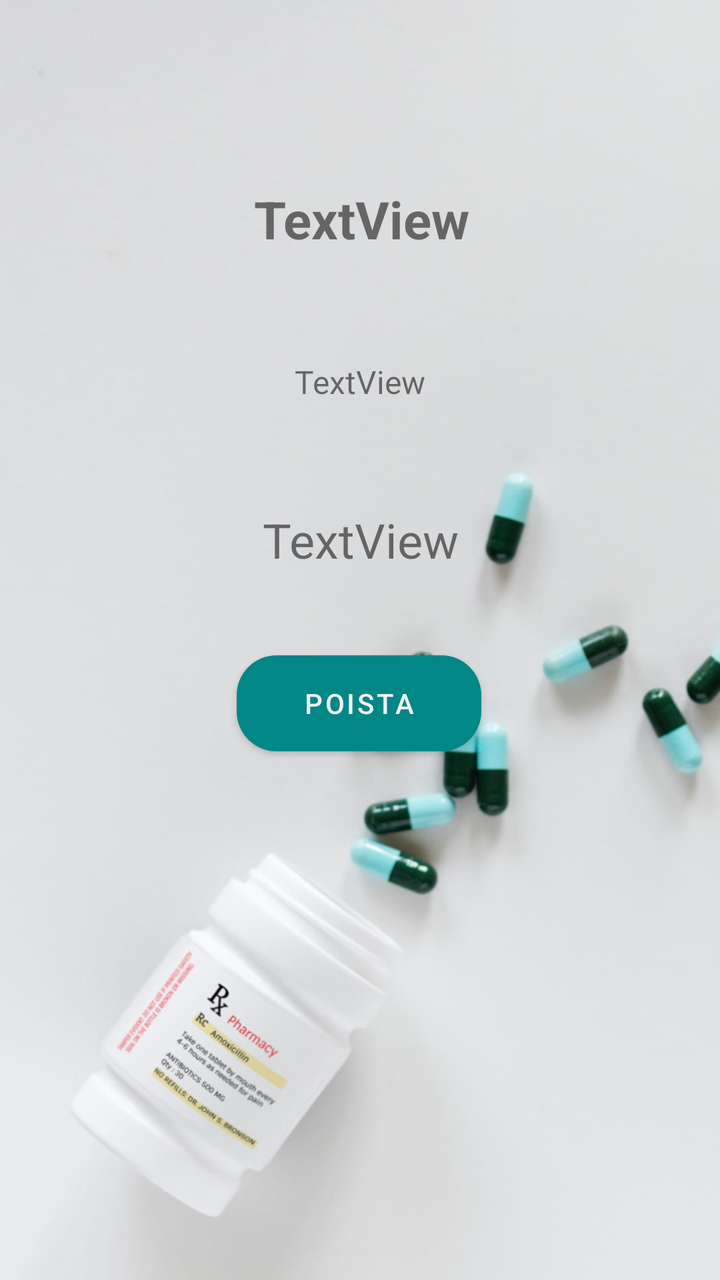
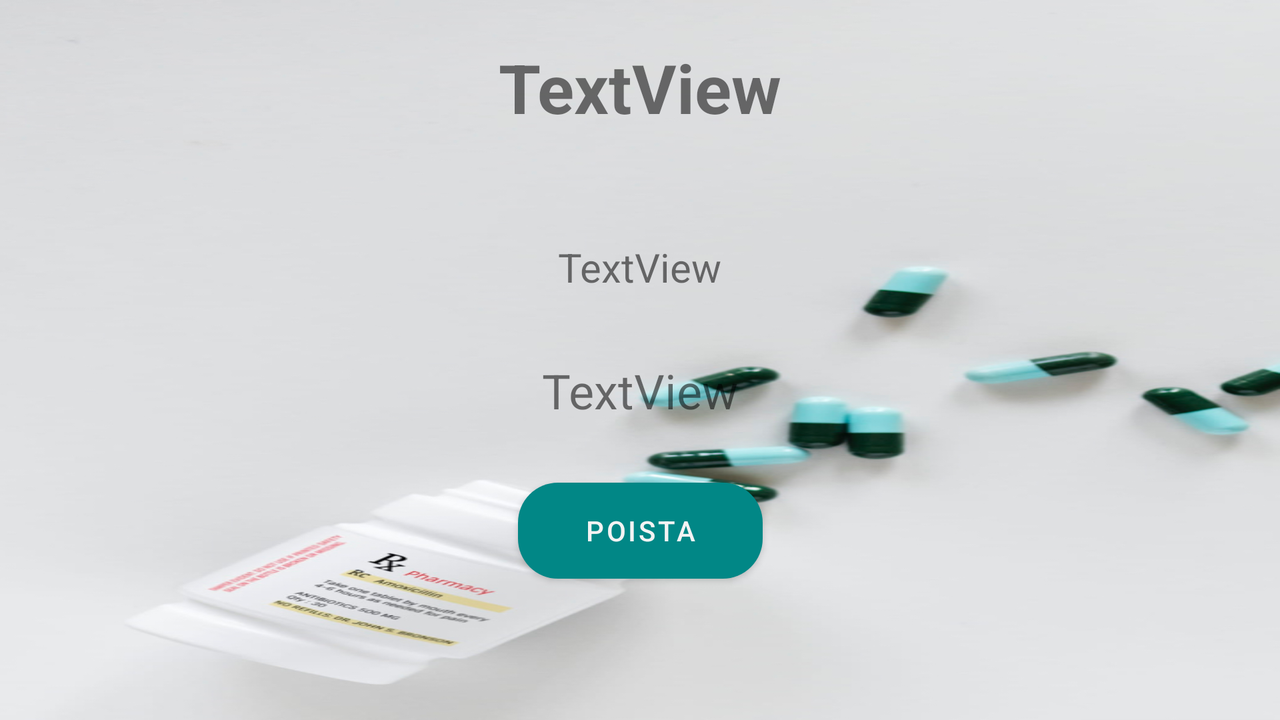

One screen, two layout resources from the same app: the default and the repository's alternative for another configuration. Each is rendered where Android would select it; the XML of both is given below.
<!-- AndroidManifest.xml: application theme Theme.MeKa -->
<!-- res/layout/activity_calendar.xml -->
<?xml version="1.0" encoding="utf-8"?>
<androidx.constraintlayout.widget.ConstraintLayout xmlns:android="http://schemas.android.com/apk/res/android"
    xmlns:app="http://schemas.android.com/apk/res-auto"
    xmlns:tools="http://schemas.android.com/tools"
    android:layout_width="match_parent"
    android:layout_height="match_parent"
    android:background="@drawable/pill"
    tools:context=".Muistutus.CalendarActivity_View"
    tools:layout_editor_absoluteX="0dp"
    tools:layout_editor_absoluteY="12dp">


    <Button
        android:id="@+id/btn_delete_calendar"
        android:layout_width="wrap_content"
        android:layout_height="wrap_content"
        android:layout_marginBottom="128dp"
        android:background="@drawable/custom_buttons"
        android:backgroundTint="@color/teal_700"
        android:hint="@string/time"
        android:onClick="btn_calendar_Delete"
        android:text="@string/Poista1"


        android:textColor="#F1F0F0"
        app:layout_constraintBottom_toBottomOf="parent"
        app:layout_constraintEnd_toEndOf="parent"
        app:layout_constraintHorizontal_bias="0.498"
        app:layout_constraintStart_toStartOf="parent"
        app:layout_constraintTop_toBottomOf="@+id/timeTxt"
        app:layout_constraintVertical_bias="0.235" />

    <TextView
        android:id="@+id/timeTxt"
        android:layout_width="wrap_content"
        android:layout_height="wrap_content"
        android:layout_marginTop="52dp"
        android:text="TextView"
        android:textSize="24sp"
        app:layout_constraintEnd_toEndOf="parent"
        app:layout_constraintHorizontal_bias="0.501"
        app:layout_constraintStart_toStartOf="parent"
        app:layout_constraintTop_toBottomOf="@+id/startDateTXT" />

    <TextView
        android:id="@+id/startDateTXT"
        android:layout_width="wrap_content"
        android:layout_height="wrap_content"
        android:layout_marginTop="180dp"
        android:text="TextView"
        android:textSize="16sp"
        app:layout_constraintEnd_toEndOf="parent"
        app:layout_constraintStart_toStartOf="parent"
        app:layout_constraintTop_toTopOf="parent" />

    <TextView
        android:id="@+id/editTextNAMEMED"
        android:layout_width="175dp"
        android:layout_height="49dp"
        android:text="TextView"
        android:textAlignment="center"
        android:textSize="26sp"
        android:textStyle="bold"
        app:layout_constraintBottom_toTopOf="@+id/timeTxt"
        app:layout_constraintEnd_toEndOf="@+id/timeTxt"
        app:layout_constraintHorizontal_bias="0.495"
        app:layout_constraintStart_toStartOf="@+id/timeTxt"
        app:layout_constraintTop_toTopOf="parent"
        app:layout_constraintVertical_bias="0.449" />
</androidx.constraintlayout.widget.ConstraintLayout>
<!-- resources referenced by this layout -->
<resources>
  <!-- drawable custom_buttons (drawable) -->
  <?xml version="1.0" encoding="utf-8"?>
  <selector xmlns:android="http://schemas.android.com/apk/res/android">
  
      <item>
  <shape>
      <solid android:color="@color/teal_700"/>
      <corners android:radius="20dp"/>
  </shape>
      </item>
  
  
  
  
  </selector>
  <!-- drawable pill: jpg bitmap (drawable, 238143 bytes) -->
  <string name="Poista1">POISTA</string>
  <string name="time">enter a time</string>
  <style name="Theme.MeKa" parent="Theme.MaterialComponents.DayNight.DarkActionBar">
          
          <item name="colorPrimary">@color/teal_700</item>
          <item name="colorPrimaryVariant">@color/purple_700</item>
          <item name="colorOnPrimary">@color/white</item>
          
          <item name="colorSecondary">@color/teal_200</item>
          <item name="colorSecondaryVariant">@color/teal_700</item>
          <item name="colorOnSecondary">@color/black</item>
          
          <item name="android:statusBarColor">?attr/colorPrimaryVariant</item>
          
      </style>
</resources>
<!-- res/layout-sw320dp-land/activity_calendar.xml (the repository's variant of the layout above) -->
<!-- drawn on the phone turned sideways -->
<?xml version="1.0" encoding="utf-8"?>
<androidx.constraintlayout.widget.ConstraintLayout xmlns:android="http://schemas.android.com/apk/res/android"
    xmlns:app="http://schemas.android.com/apk/res-auto"
    xmlns:tools="http://schemas.android.com/tools"
    android:layout_width="match_parent"
    android:layout_height="match_parent"
    android:background="@drawable/pill"
    tools:context=".Muistutus.CalendarActivity_View"
    tools:layout_editor_absoluteX="0dp"
    tools:layout_editor_absoluteY="12dp">


    <Button
        android:id="@+id/btn_delete_calendar"
        android:layout_width="wrap_content"
        android:layout_height="wrap_content"
        android:layout_marginBottom="150dp"
        android:background="@drawable/custom_buttons"
        android:backgroundTint="@color/teal_700"
        android:hint="@string/time"
        android:onClick="btn_calendar_Delete"


        android:text="@string/Poista1"
        android:textColor="#F4F3F3"
        app:layout_constraintBottom_toBottomOf="parent"
        app:layout_constraintEnd_toEndOf="parent"
        app:layout_constraintHorizontal_bias="0.5"
        app:layout_constraintStart_toStartOf="parent"
        app:layout_constraintTop_toBottomOf="@+id/timeTxt"
        app:layout_constraintVertical_bias="0.883" />

    <TextView
        android:id="@+id/timeTxt"
        android:layout_width="wrap_content"
        android:layout_height="wrap_content"
        android:layout_marginTop="32dp"
        android:layout_marginBottom="30dp"
        android:text="TextView"
        android:textSize="24sp"
        app:layout_constraintBottom_toTopOf="@+id/btn_delete_calendar"
        app:layout_constraintEnd_toEndOf="parent"
        app:layout_constraintStart_toStartOf="parent"
        app:layout_constraintTop_toBottomOf="@+id/startDateTXT"
        app:layout_constraintVertical_bias="0.0" />

    <TextView
        android:id="@+id/startDateTXT"
        android:layout_width="wrap_content"
        android:layout_height="wrap_content"
        android:layout_marginTop="50dp"
        android:text="TextView"
        android:textSize="20sp"
        app:layout_constraintBottom_toTopOf="@+id/timeTxt"
        app:layout_constraintEnd_toEndOf="parent"
        app:layout_constraintHorizontal_bias="0.5"
        app:layout_constraintStart_toStartOf="parent"
        app:layout_constraintTop_toBottomOf="@+id/editTextNAMEMED" />

    <TextView
        android:id="@+id/editTextNAMEMED"
        android:layout_width="175dp"
        android:layout_height="49dp"
        android:layout_marginTop="100dp"
        android:text="TextView"
        android:textAlignment="center"
        android:textSize="34sp"
        android:textStyle="bold"
        app:layout_constraintBottom_toTopOf="@+id/startDateTXT"
        app:layout_constraintEnd_toEndOf="@+id/timeTxt"
        app:layout_constraintHorizontal_bias="0.5"
        app:layout_constraintStart_toStartOf="@+id/timeTxt"
        app:layout_constraintTop_toTopOf="parent"
        app:layout_constraintVertical_bias="0.247" />
</androidx.constraintlayout.widget.ConstraintLayout>
